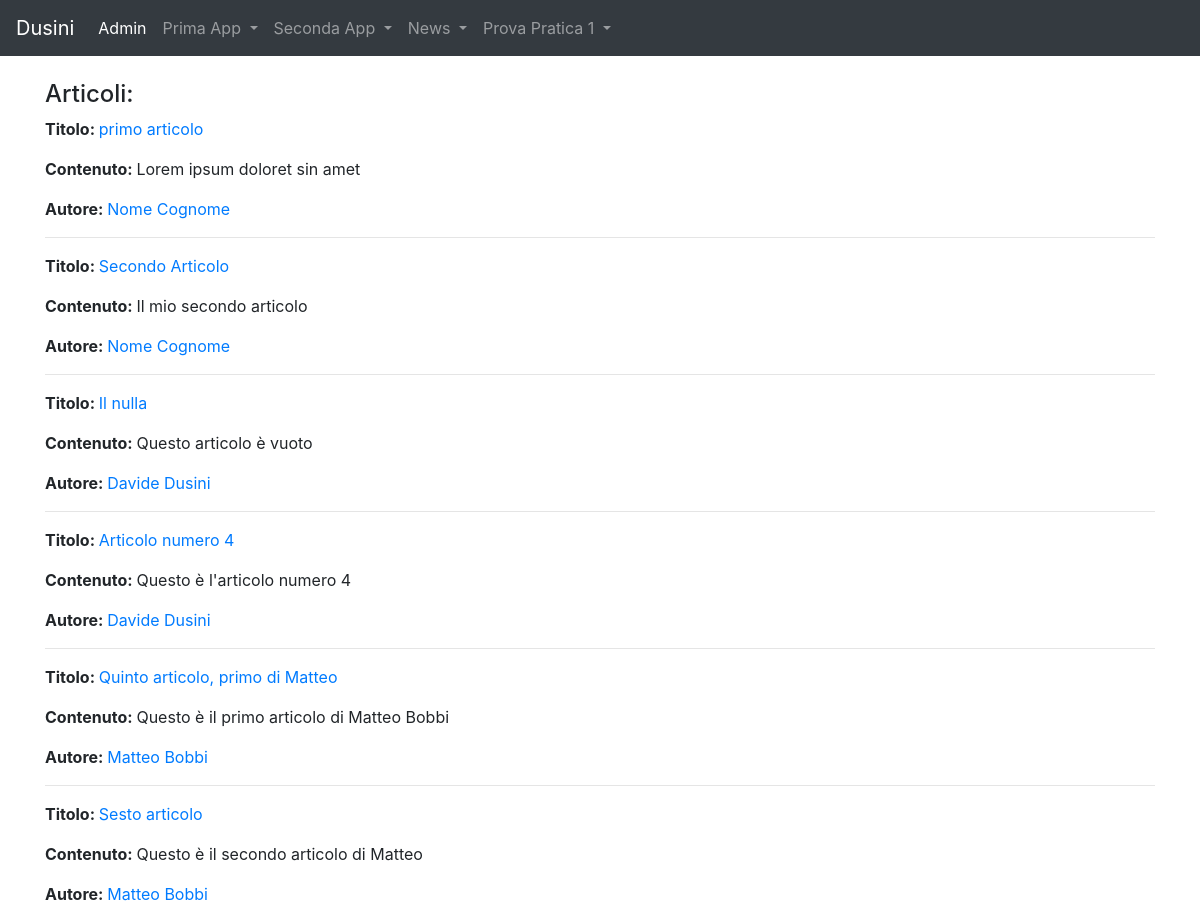
The page /news/lista_articoli/ (upper part) on the database as committed earlier.
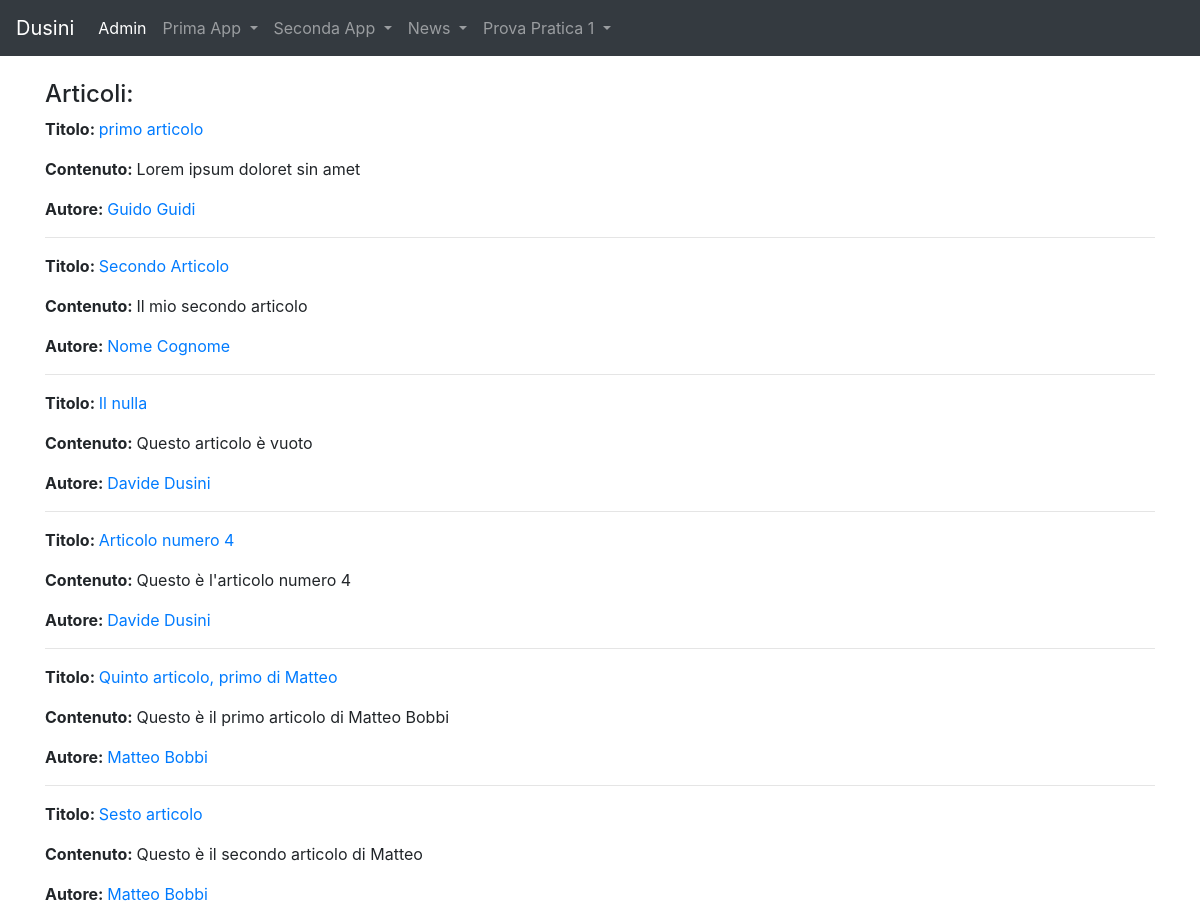
The same page on the database as committed later.
### news/models.py (models this page shows, shortened)
class Articolo(models.Model):
    titolo = models.CharField(max_length=100)
    contenuto = models.TextField()
    giornalista = models.ForeignKey(Giornalista, on_delete=models.CASCADE, related_name="articoli")
    data = models.DateField(auto_now=True,blank=True)
    visualizzazioni=models.IntegerField(default=0,blank=True)
    class Meta:
        verbose_name = "Articolo"
        verbose_name_plural = "Articoli"

class Giornalista(models.Model):
    nome = models.CharField(max_length=20)
    cognome = models.CharField(max_length=20)
    anno_di_nascita = models.DateField(blank=True)
    def __str__(self):
        return self.nome + " " + self.cognome
    class Meta:
        verbose_name = "Giornalista"
        verbose_name_plural = "Giornalisti"

### news/views.py (the view)
# urls.py: path('lista_articoli/',listaArticolo, name="lista_articolo"),
def listaArticolo(request, pk=None):
  articoli = Articolo.objects.all()
  context = {
    'articoli': articoli,
  }
  return render(request, 'lista_articoli.html', context)

### news/templates/lista_articoli.html (shortened to what this page needs)
{% extends "base.html" %}
{%block content%}
 <h4> Articoli: </h4>
 {%for articolo in articoli%}
    <p><strong>Titolo: </strong><a href={% url 'news:articolo_detail' articolo.id %}>{{articolo.titolo}}</a></p>
    <p><strong>Contenuto: </strong>{{articolo.contenuto}}</p>
    <p><strong>Autore: </strong><a href={% url 'news:giornalista_detail' articolo.giornalista.id %}>{{articolo.giornalista}}</a></p>
    <hr>
{%endfor%}
{%endblock content%}

Rows that differ between the two databases and show on the page:
changed Articolo "primo articolo": giornalista "Nome Cognome" → "Guido Guidi"
